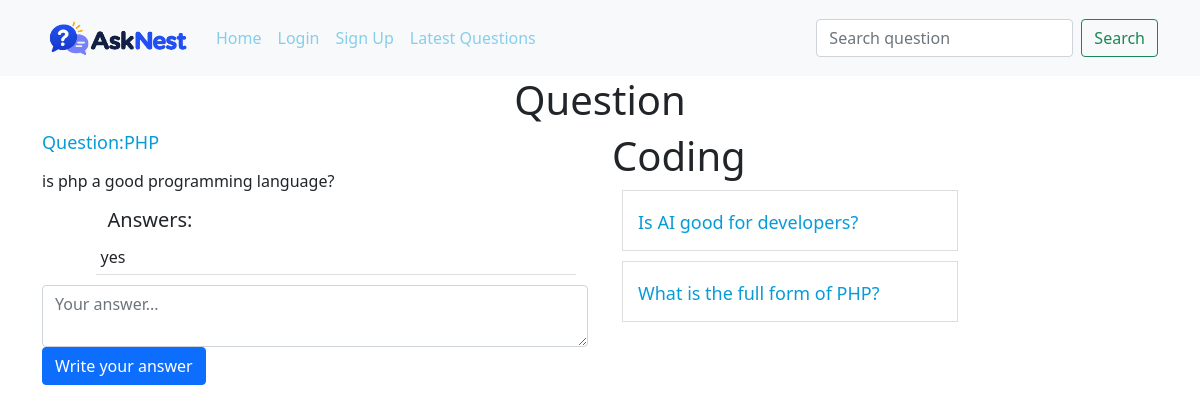
The page /?q-id=1 on the database its author committed.
### tables this page shows
CREATE TABLE `questions` (
  `id` int NOT NULL,
  `title` varchar(255) NOT NULL,
  `description` varchar(255) NOT NULL,
  `category_id` int NOT NULL,
  `user_id` int NOT NULL
);

CREATE TABLE `answers` (
  `id` int NOT NULL,
  `answer` varchar(300) NOT NULL,
  `question_id` int NOT NULL,
  `user_id` int NOT NULL
);

CREATE TABLE `category` (
  `id` int NOT NULL,
  `name` varchar(100) NOT NULL
);

### client/question-details.php (the view, shortened to what this page needs)
<div class="container">
    <h1 class="heading">Question</h1>
    <div class="row">
        <div class="col-6">
            <?php
            include("./common/db.php");
            $query = "select * from questions where id = $qid";
            $result = $conn->query($query);
            $row = $result->fetch_assoc();
            $cid=$row['category_id'];
            echo "<h4 class='margin-bottom-15 question-title'>Question:".$row['title']."</h4>
            <p class='margin-bottom-15'>".$row['description']."</p>";
            include("answers.php")
            ?>
            <form action="./server/request.php" method="post">
                <textarea name="answer" class="form-control class='margin-bottom-15'" placeholder="Your answer..."></textarea>
                <button class="btn btn-primary">Write your answer</button>
            </form>
        </div>
        <div class="col-4">
            <?php
            $categoryQuery = "select name from category where id=$cid";
            $categoryResult = $conn->query($categoryQuery);
            $categoryRow = $categoryResult->fetch_assoc();
            echo "<h1>".ucfirst($categoryRow['name'])."</h1>";
            $query = "select * from questions where category_id=$cid and id!=$qid";
            $result = $conn->query($query);
            foreach($result as $row){
                $id = $row['id'];
                $title = $row['title'];
                echo "<div class='question-list'>
                <h4><a href=?q-id=$id>$title</a></h4>
                </div>";
            }
            ?>
        </div>
    </div>
</div>

### client/answers.php
<div class="container">
    <div class="offset-sm-1">
        <h5>Answers:</h5>
        <?php
        $query = "select * from answers where question_id=$qid";
        $result = $conn->query($query);
        foreach ($result as $row) {
            $answer = $row['answer'];
            echo "<div class='row'>
            <p class='answer-wrapper'>$answer</p>
            </div>";
        }
        ?>
    </div>
</div>

### public/style.css (style rules this page uses)
a { color: skyblue !important; }
.heading { text-align: center; }
.margin-bottom-15 { margin-bottom: 15px; }
.question-list { border: 1px solid #ddd; padding: 15px; margin: 10px; }
.question-list h4 { margin: 0; padding: 0; }
.question-list a, .question-title { font-size: 18px; text-decoration: none; color: #079bd8 !important; }
.answer-wrapper { border-bottom: 1px solid #ddd; margin-bottom: 10px; padding: 5px; }

### rows shown on the page
questions: title "PHP", description "is php a good programming language?"
answers: answer "yes"
category: name "Coding"
questions: title "Is AI good for developers?"
questions: title "What is the full form of PHP?"
